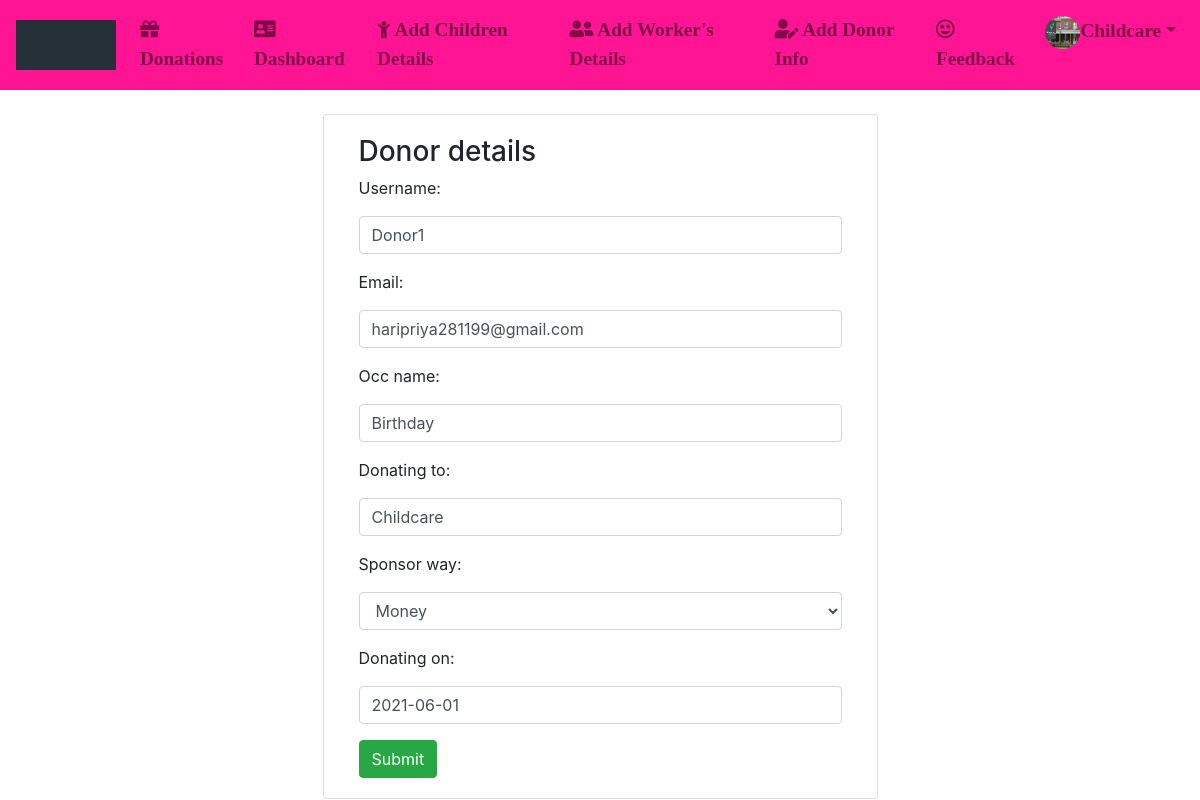
The page /occdet/1/ (signed in) on the database its author committed.
### App/models.py (models this page shows)
class User(AbstractUser):
	img= models.ImageField(upload_to='Profiles/',default="profile.png")
	dob=models.DateField(null=True,blank=True)
	g=[('Male','Male'),('Female','Female')]
	gender=models.CharField(max_length=10,choices=g,null=True,blank=True)
	ph_no=models.CharField(max_length=10)
	pan_no=models.CharField(max_length=10,null=True,blank=True)
	address=models.CharField(max_length=100)
	postal_code=models.CharField(max_length=7)
	city=models.CharField(max_length=20)
	state=models.CharField(max_length=20,default='Andhra Pradesh')
	country=models.CharField(max_length=20,default='India')
	idgen = models.TextField(blank=True)
	p=[(1,'Donor'),(2,'Organisation'),(3,'Guest')]
	role=models.IntegerField(choices=p,default=3)

class OccDonate(models.Model):
	s=[('Select',"Select"),('Food',"Food"),('Clothes',"Clothes"),('Money',"Money")]
	username=models.CharField(max_length=50)
	email=models.EmailField(max_length=50)
	donating_way=models.CharField(max_length=50,default='On Occasion')
	occ_name=models.CharField(max_length=100)
	donating_to=models.CharField(max_length=50)
	sponsor_way=models.CharField(max_length=50,choices=s,default='Select')
	donating_on=models.DateField()
	uid=models.ForeignKey(User,on_delete=models.CASCADE)

### App/views.py (the view)
# urls.py: path('occdet/<int:bi>/',views.occdetails,name="occdet"),
def occdetails(request,bi):
	o=OccDonate.objects.get(id=bi)
	if request.method == "POST":
		p=OccDonateForm(request.POST,instance=o)
		if p.is_valid():
			p.save()
			return redirect('/dontab2')
	q=OccDonateForm(instance=o)
	return render(request,'html/occdetails.html',{'q':q})

### App/forms.py
class OccDonateForm(forms.ModelForm):
	class Meta:
		model=OccDonate
		fields=["username","email","occ_name","donating_to","sponsor_way","donating_on"]
		widgets={
		"username":forms.TextInput(attrs={
			"class":"form-control my-2",
			"placeholder":"Enter your User Name"
			}),
		"email":forms.EmailInput(attrs={
			"class":"form-control my-2",
			"placeholder":"Enter the your Mail ID",
			}),
		"occ_name":forms.TextInput(attrs={
			"class":"form-control my-2",
			"placeholder":"Occasion Name",
			}),
		"donating_to":forms.TextInput(attrs={
			"class":"form-control my-2",
			"placeholder":"Organisation Name",
			}),
		"sponsor_way":forms.Select(attrs={
			"class":"form-control my-2",
			}),
		"donating_on":forms.DateInput(attrs={
			"class":"form-control my-2",
			"placeholder":"Enter the date of donation",
			}),
		}

### App/templates/html/occdetails.html (shortened to what this page needs)
{% extends 'html/base.html' %}
{% block content %}
<div class="container mt-4">
	<div class="card col-md-6 mx-auto">
		<div class="card-body">
			<h3>Donor details</h3>
			<form method="POST">
				{{q.as_p}}
				<input type="submit" value="Submit" class="btn btn-success">
			</form>
		</div>
	</div>
</div>
{% endblock %}

### App/templates/html/navbar.html (shortened to what this page needs)
{% load static %}
<link rel="stylesheet" href="https://use.fontawesome.com/releases/v5.7.0/css/all.css">
<link rel="stylesheet" href="https://cdnjs.cloudflare.com/ajax/libs/font-awesome/4.7.0/css/font-awesome.min.css">
<nav class="navbar navbar-expand-md navbar-light" style="background-color:#FF1493;">
  <a class="navbar-brand" href="{% url 'hm' %}"> <img src="{% static 'images/gif.gif' %}" alt="logo" style="width:100px;height:50px">
</a>
  <div style="font-family:Garamond;font-weight:bold;font-size: 120%;">
  <div class="collapse navbar-collapse" id="collapsibleNavbar">
    <ul class="navbar-nav">
      {% if not user.is_authenticated %}
      <li class="nav-item">
        <a class="nav-link" href="{% url 'cr' %}"><i class="fas fa-home"></i> Home</a>
      </li>
      <li class="nav-item">
        <a class="nav-link" href="{% url 'rg' %}"><i class='fas fa-user-plus'></i> Register Here</a>
      </li>
      <li class="nav-item">
        <a class="nav-link" href="{% url 'lg' %}"><i class="fas fa-address-card"></i> Login</a>
      </li>
{% elif user.role == 2 %}
      <li class="nav-item">
        <a class="nav-link" href="{% url 'vi' %}"><i class='fas fa-gift'></i> Donations</a>
      </li>
      <li class="nav-item">
        <a class="nav-link" href="{% url 'dash' %}"><i class='fas fa-address-card'></i> Dashboard</a>
      </li>
      <li class="nav-item">
        <a class="nav-link" href="{% url 'ci' %}"><i class="fa fa-child"></i> Add Children Details</a>
      </li>
      <li class="nav-item">
        <a class="nav-link" href="{% url 'wi' %}"><i class='fas fa-user-friends'></i> Add Worker's Details</a>
      </li>
      <li class="nav-item">
        <a class="nav-link" href="{% url 'di' %}"><i class='fas fa-user-edit'></i> Add Donor Info</a>
      </li>
      <li class="nav-item">
      <a class="nav-link" href="{% url 'fb' %}"><i class='far fa-grin-stars'></i> Feedback</a>
      </li>
      <li class="dropdown">
       <a type="button" class="nav-link dropdown-toggle" data-toggle="dropdown"><img src="{{request.user.img.url}}" height="33px" width="35px" class="rounded-circle" />{{user.username}}</a>
</li>
      {% endif %}
  </ul>
  </div>
  </div>
</nav>

### rows shown on the page
User: user.img (picture), username "Childcare"
OccDonate: username "Donor1", email "haripriya281199@gmail.com", occ_name "Birthday", donating_to "Childcare", sponsor_way "Money", donating_on "2021-06-01"
